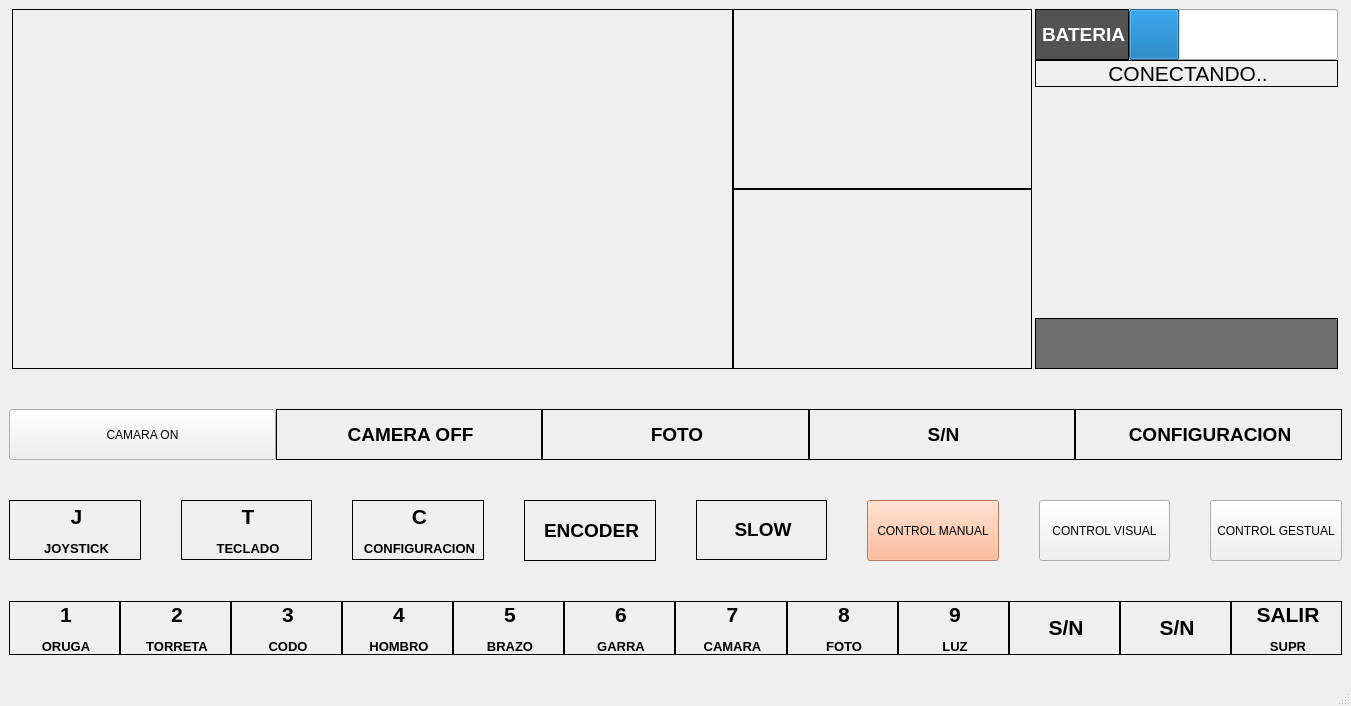
<?xml version="1.0" encoding="UTF-8"?>
<ui version="4.0">
 <class>MainWindow</class>
 <widget class="QMainWindow" name="MainWindow">
  <property name="geometry">
   <rect>
    <x>0</x>
    <y>0</y>
    <width>1351</width>
    <height>673</height>
   </rect>
  </property>
  <property name="maximumSize">
   <size>
    <width>16777215</width>
    <height>16777215</height>
   </size>
  </property>
  <property name="windowTitle">
   <string>MainWindow</string>
  </property>
  <widget class="QWidget" name="centralwidget">
   <layout class="QVBoxLayout" name="verticalLayout_6">
    <item>
     <layout class="QVBoxLayout" name="verticalLayout_5">
      <property name="spacing">
       <number>40</number>
      </property>
      <item>
       <layout class="QVBoxLayout" name="verticalLayout_3">
        <item>
         <layout class="QHBoxLayout" name="horizontalLayout_6">
          <property name="spacing">
           <number>0</number>
          </property>
          <item>
           <layout class="QHBoxLayout" name="horizontalLayout_5">
            <property name="spacing">
             <number>0</number>
            </property>
            <item>
             <widget class="QLabel" name="imgLabel">
              <property name="minimumSize">
               <size>
                <width>721</width>
                <height>0</height>
               </size>
              </property>
              <property name="maximumSize">
               <size>
                <width>721</width>
                <height>401</height>
               </size>
              </property>
              <property name="frameShape">
               <enum>QFrame::Box</enum>
              </property>
              <property name="text">
               <string/>
              </property>
             </widget>
            </item>
            <item>
             <layout class="QVBoxLayout" name="verticalLayout_2">
              <property name="spacing">
               <number>0</number>
              </property>
              <item>
               <widget class="QLabel" name="label_cam2">
                <property name="maximumSize">
                 <size>
                  <width>299</width>
                  <height>201</height>
                 </size>
                </property>
                <property name="frameShape">
                 <enum>QFrame::Box</enum>
                </property>
                <property name="text">
                 <string/>
                </property>
               </widget>
              </item>
              <item>
               <widget class="QLabel" name="label_cam3">
                <property name="minimumSize">
                 <size>
                  <width>299</width>
                  <height>0</height>
                 </size>
                </property>
                <property name="maximumSize">
                 <size>
                  <width>299</width>
                  <height>200</height>
                 </size>
                </property>
                <property name="frameShape">
                 <enum>QFrame::Box</enum>
                </property>
                <property name="text">
                 <string/>
                </property>
               </widget>
              </item>
             </layout>
            </item>
           </layout>
          </item>
          <item>
           <layout class="QVBoxLayout" name="verticalLayout">
            <property name="spacing">
             <number>0</number>
            </property>
            <item>
             <layout class="QHBoxLayout" name="horizontalLayout_4">
              <item>
               <widget class="QLabel" name="bat_label">
                <property name="maximumSize">
                 <size>
                  <width>94</width>
                  <height>16777215</height>
                 </size>
                </property>
                <property name="styleSheet">
                 <string notr="true">background-color: rgb(83, 83, 83);</string>
                </property>
                <property name="frameShape">
                 <enum>QFrame::Box</enum>
                </property>
                <property name="text">
                 <string>&lt;html&gt;&lt;head/&gt;&lt;body&gt;&lt;p align=&quot;center&quot;&gt;&lt;span style=&quot; font-size:14pt; font-weight:600; color:#ffffff;&quot;&gt;BATERIA&lt;/span&gt;&lt;/p&gt;&lt;/body&gt;&lt;/html&gt;</string>
                </property>
               </widget>
              </item>
              <item>
               <widget class="QProgressBar" name="progressBar">
                <property name="minimumSize">
                 <size>
                  <width>0</width>
                  <height>51</height>
                 </size>
                </property>
                <property name="maximumSize">
                 <size>
                  <width>209</width>
                  <height>16777215</height>
                 </size>
                </property>
                <property name="inputMethodHints">
                 <set>Qt::ImhNone</set>
                </property>
                <property name="value">
                 <number>24</number>
                </property>
                <property name="textVisible">
                 <bool>false</bool>
                </property>
                <property name="orientation">
                 <enum>Qt::Horizontal</enum>
                </property>
                <property name="invertedAppearance">
                 <bool>false</bool>
                </property>
                <property name="textDirection">
                 <enum>QProgressBar::BottomToTop</enum>
                </property>
                <property name="format">
                 <string/>
                </property>
               </widget>
              </item>
             </layout>
            </item>
            <item>
             <widget class="QLabel" name="conect_label">
              <property name="maximumSize">
               <size>
                <width>311</width>
                <height>61</height>
               </size>
              </property>
              <property name="frameShape">
               <enum>QFrame::Box</enum>
              </property>
              <property name="text">
               <string>&lt;html&gt;&lt;head/&gt;&lt;body&gt;&lt;p align=&quot;center&quot;&gt;&lt;span style=&quot; font-size:16pt;&quot;&gt;CONECTANDO..&lt;/span&gt;&lt;/p&gt;&lt;/body&gt;&lt;/html&gt;</string>
              </property>
             </widget>
            </item>
            <item>
             <widget class="MplWidget" name="MplWidget" native="true">
              <property name="minimumSize">
               <size>
                <width>0</width>
                <height>231</height>
               </size>
              </property>
              <property name="maximumSize">
               <size>
                <width>311</width>
                <height>231</height>
               </size>
              </property>
              <property name="acceptDrops">
               <bool>false</bool>
              </property>
              <property name="styleSheet">
               <string notr="true"/>
              </property>
             </widget>
            </item>
            <item>
             <widget class="QLabel" name="TEXT">
              <property name="minimumSize">
               <size>
                <width>0</width>
                <height>51</height>
               </size>
              </property>
              <property name="maximumSize">
               <size>
                <width>311</width>
                <height>51</height>
               </size>
              </property>
              <property name="styleSheet">
               <string notr="true">background-color: rgb(111, 111, 111);</string>
              </property>
              <property name="frameShape">
               <enum>QFrame::Box</enum>
              </property>
              <property name="text">
               <string/>
              </property>
             </widget>
            </item>
           </layout>
          </item>
         </layout>
        </item>
        <item>
         <layout class="QHBoxLayout" name="horizontalLayout_3">
          <property name="spacing">
           <number>0</number>
          </property>
          <item>
           <widget class="QPushButton" name="SHOW">
            <property name="minimumSize">
             <size>
              <width>0</width>
              <height>51</height>
             </size>
            </property>
            <property name="maximumSize">
             <size>
              <width>16777215</width>
              <height>54</height>
             </size>
            </property>
            <property name="styleSheet">
             <string notr="true">font: 75 16pt &quot;MS Shell Dlg 2&quot;;</string>
            </property>
            <property name="text">
             <string>CAMARA ON</string>
            </property>
           </widget>
          </item>
          <item>
           <widget class="QLabel" name="zoom_label">
            <property name="maximumSize">
             <size>
              <width>16777215</width>
              <height>54</height>
             </size>
            </property>
            <property name="frameShape">
             <enum>QFrame::Box</enum>
            </property>
            <property name="text">
             <string>&lt;html&gt;&lt;head/&gt;&lt;body&gt;&lt;p align=&quot;center&quot;&gt;&lt;span style=&quot; font-size:14pt; font-weight:600;&quot;&gt;CAMERA OFF&lt;/span&gt;&lt;/p&gt;&lt;/body&gt;&lt;/html&gt;</string>
            </property>
           </widget>
          </item>
          <item>
           <widget class="QLabel" name="captura_label">
            <property name="maximumSize">
             <size>
              <width>16777215</width>
              <height>54</height>
             </size>
            </property>
            <property name="frameShape">
             <enum>QFrame::Box</enum>
            </property>
            <property name="text">
             <string>&lt;html&gt;&lt;head/&gt;&lt;body&gt;&lt;p align=&quot;center&quot;&gt;&lt;span style=&quot; font-size:14pt; font-weight:600;&quot;&gt;FOTO&lt;/span&gt;&lt;/p&gt;&lt;/body&gt;&lt;/html&gt;</string>
            </property>
           </widget>
          </item>
          <item>
           <widget class="QLabel" name="zoo_label">
            <property name="maximumSize">
             <size>
              <width>16777215</width>
              <height>54</height>
             </size>
            </property>
            <property name="frameShape">
             <enum>QFrame::Box</enum>
            </property>
            <property name="text">
             <string>&lt;html&gt;&lt;head/&gt;&lt;body&gt;&lt;p align=&quot;center&quot;&gt;&lt;span style=&quot; font-size:14pt; font-weight:600;&quot;&gt;S/N&lt;/span&gt;&lt;/p&gt;&lt;/body&gt;&lt;/html&gt;</string>
            </property>
           </widget>
          </item>
          <item>
           <widget class="QLabel" name="configuracion_label">
            <property name="minimumSize">
             <size>
              <width>178</width>
              <height>51</height>
             </size>
            </property>
            <property name="maximumSize">
             <size>
              <width>16777215</width>
              <height>51</height>
             </size>
            </property>
            <property name="frameShape">
             <enum>QFrame::Box</enum>
            </property>
            <property name="text">
             <string>&lt;html&gt;&lt;head/&gt;&lt;body&gt;&lt;p align=&quot;center&quot;&gt;&lt;span style=&quot; font-size:14pt; font-weight:600;&quot;&gt;CONFIGURACION&lt;/span&gt;&lt;/p&gt;&lt;/body&gt;&lt;/html&gt;</string>
            </property>
           </widget>
          </item>
         </layout>
        </item>
       </layout>
      </item>
      <item>
       <layout class="QVBoxLayout" name="verticalLayout_4">
        <property name="spacing">
         <number>40</number>
        </property>
        <item>
         <layout class="QHBoxLayout" name="horizontalLayout_2">
          <item>
           <widget class="QLabel" name="joy_label">
            <property name="minimumSize">
             <size>
              <width>0</width>
              <height>60</height>
             </size>
            </property>
            <property name="maximumSize">
             <size>
              <width>16777215</width>
              <height>60</height>
             </size>
            </property>
            <property name="toolTip">
             <string>&lt;html&gt;&lt;head/&gt;&lt;body&gt;&lt;p align=&quot;center&quot;&gt;&lt;span style=&quot; font-size:16pt;&quot;&gt;1&lt;/span&gt;&lt;/p&gt;&lt;/body&gt;&lt;/html&gt;</string>
            </property>
            <property name="styleSheet">
             <string notr="true"/>
            </property>
            <property name="frameShape">
             <enum>QFrame::Box</enum>
            </property>
            <property name="text">
             <string>&lt;html&gt;&lt;head/&gt;&lt;body&gt;&lt;p align=&quot;center&quot;&gt;&lt;span style=&quot; font-size:16pt; font-weight:600;&quot;&gt;J&lt;/span&gt;&lt;/p&gt;&lt;p align=&quot;center&quot;&gt;&lt;span style=&quot; font-size:10pt; font-weight:600;&quot;&gt;JOYSTICK&lt;/span&gt;&lt;/p&gt;&lt;/body&gt;&lt;/html&gt;</string>
            </property>
           </widget>
          </item>
          <item>
           <widget class="QLabel" name="teclado_label">
            <property name="minimumSize">
             <size>
              <width>0</width>
              <height>60</height>
             </size>
            </property>
            <property name="maximumSize">
             <size>
              <width>16777215</width>
              <height>60</height>
             </size>
            </property>
            <property name="toolTip">
             <string>&lt;html&gt;&lt;head/&gt;&lt;body&gt;&lt;p align=&quot;center&quot;&gt;&lt;span style=&quot; font-size:16pt;&quot;&gt;1&lt;/span&gt;&lt;/p&gt;&lt;/body&gt;&lt;/html&gt;</string>
            </property>
            <property name="styleSheet">
             <string notr="true"/>
            </property>
            <property name="frameShape">
             <enum>QFrame::Box</enum>
            </property>
            <property name="text">
             <string>&lt;html&gt;&lt;head/&gt;&lt;body&gt;&lt;p align=&quot;center&quot;&gt;&lt;span style=&quot; font-size:16pt; font-weight:600;&quot;&gt;T&lt;/span&gt;&lt;/p&gt;&lt;p align=&quot;center&quot;&gt;&lt;span style=&quot; font-size:10pt; font-weight:600;&quot;&gt;TECLADO&lt;/span&gt;&lt;/p&gt;&lt;/body&gt;&lt;/html&gt;</string>
            </property>
           </widget>
          </item>
          <item>
           <widget class="QLabel" name="config_label">
            <property name="minimumSize">
             <size>
              <width>0</width>
              <height>51</height>
             </size>
            </property>
            <property name="maximumSize">
             <size>
              <width>16777215</width>
              <height>60</height>
             </size>
            </property>
            <property name="toolTip">
             <string>&lt;html&gt;&lt;head/&gt;&lt;body&gt;&lt;p align=&quot;center&quot;&gt;&lt;span style=&quot; font-size:16pt;&quot;&gt;1&lt;/span&gt;&lt;/p&gt;&lt;/body&gt;&lt;/html&gt;</string>
            </property>
            <property name="styleSheet">
             <string notr="true"/>
            </property>
            <property name="frameShape">
             <enum>QFrame::Box</enum>
            </property>
            <property name="text">
             <string>&lt;html&gt;&lt;head/&gt;&lt;body&gt;&lt;p align=&quot;center&quot;&gt;&lt;span style=&quot; font-size:16pt; font-weight:600;&quot;&gt;C&lt;/span&gt;&lt;/p&gt;&lt;p align=&quot;center&quot;&gt;&lt;span style=&quot; font-size:10pt; font-weight:600;&quot;&gt;CONFIGURACION&lt;/span&gt;&lt;/p&gt;&lt;/body&gt;&lt;/html&gt;</string>
            </property>
           </widget>
          </item>
          <item>
           <widget class="QLabel" name="angulo_label">
            <property name="maximumSize">
             <size>
              <width>16777215</width>
              <height>61</height>
             </size>
            </property>
            <property name="frameShape">
             <enum>QFrame::Box</enum>
            </property>
            <property name="text">
             <string>&lt;html&gt;&lt;head/&gt;&lt;body&gt;&lt;p align=&quot;center&quot;&gt;&lt;span style=&quot; font-size:14pt; font-weight:600;&quot;&gt;ENCODER&lt;/span&gt;&lt;/p&gt;&lt;/body&gt;&lt;/html&gt;</string>
            </property>
           </widget>
          </item>
          <item>
           <widget class="QLabel" name="vel_label">
            <property name="minimumSize">
             <size>
              <width>0</width>
              <height>60</height>
             </size>
            </property>
            <property name="maximumSize">
             <size>
              <width>16777215</width>
              <height>60</height>
             </size>
            </property>
            <property name="toolTip">
             <string>&lt;html&gt;&lt;head/&gt;&lt;body&gt;&lt;p align=&quot;center&quot;&gt;&lt;span style=&quot; font-size:16pt;&quot;&gt;1&lt;/span&gt;&lt;/p&gt;&lt;/body&gt;&lt;/html&gt;</string>
            </property>
            <property name="styleSheet">
             <string notr="true"/>
            </property>
            <property name="frameShape">
             <enum>QFrame::Box</enum>
            </property>
            <property name="text">
             <string>&lt;html&gt;&lt;head/&gt;&lt;body&gt;&lt;p align=&quot;center&quot;&gt;&lt;span style=&quot; font-size:14pt; font-weight:600;&quot;&gt;SLOW&lt;/span&gt;&lt;/p&gt;&lt;/body&gt;&lt;/html&gt;</string>
            </property>
           </widget>
          </item>
          <item>
           <widget class="QPushButton" name="manual_but">
            <property name="minimumSize">
             <size>
              <width>0</width>
              <height>61</height>
             </size>
            </property>
            <property name="toolTip">
             <string>&lt;html&gt;&lt;head/&gt;&lt;body&gt;&lt;p&gt;&lt;br/&gt;&lt;/p&gt;&lt;/body&gt;&lt;/html&gt;</string>
            </property>
            <property name="styleSheet">
             <string notr="true">font: 75 16pt &quot;MS Shell Dlg 2&quot;;
background-color: rgb(255, 170, 127);</string>
            </property>
            <property name="text">
             <string>CONTROL MANUAL</string>
            </property>
           </widget>
          </item>
          <item>
           <widget class="QPushButton" name="visual_but">
            <property name="minimumSize">
             <size>
              <width>0</width>
              <height>61</height>
             </size>
            </property>
            <property name="toolTip">
             <string>&lt;html&gt;&lt;head/&gt;&lt;body&gt;&lt;p&gt;&lt;br/&gt;&lt;/p&gt;&lt;/body&gt;&lt;/html&gt;</string>
            </property>
            <property name="styleSheet">
             <string notr="true">font: 75 16pt &quot;MS Shell Dlg 2&quot;;</string>
            </property>
            <property name="text">
             <string>CONTROL VISUAL</string>
            </property>
           </widget>
          </item>
          <item>
           <widget class="QPushButton" name="gestual_but">
            <property name="minimumSize">
             <size>
              <width>0</width>
              <height>61</height>
             </size>
            </property>
            <property name="toolTip">
             <string>&lt;html&gt;&lt;head/&gt;&lt;body&gt;&lt;p&gt;&lt;br/&gt;&lt;/p&gt;&lt;/body&gt;&lt;/html&gt;</string>
            </property>
            <property name="styleSheet">
             <string notr="true">font: 75 16pt &quot;MS Shell Dlg 2&quot;;</string>
            </property>
            <property name="text">
             <string>CONTROL GESTUAL</string>
            </property>
           </widget>
          </item>
         </layout>
        </item>
        <item>
         <layout class="QHBoxLayout" name="horizontalLayout">
          <property name="spacing">
           <number>0</number>
          </property>
          <item>
           <widget class="QLabel" name="oruga_label">
            <property name="minimumSize">
             <size>
              <width>0</width>
              <height>51</height>
             </size>
            </property>
            <property name="maximumSize">
             <size>
              <width>16777215</width>
              <height>60</height>
             </size>
            </property>
            <property name="toolTip">
             <string>&lt;html&gt;&lt;head/&gt;&lt;body&gt;&lt;p align=&quot;center&quot;&gt;&lt;span style=&quot; font-size:16pt;&quot;&gt;1&lt;/span&gt;&lt;/p&gt;&lt;/body&gt;&lt;/html&gt;</string>
            </property>
            <property name="styleSheet">
             <string notr="true"/>
            </property>
            <property name="frameShape">
             <enum>QFrame::Box</enum>
            </property>
            <property name="text">
             <string>&lt;html&gt;&lt;head/&gt;&lt;body&gt;&lt;p align=&quot;center&quot;&gt;&lt;span style=&quot; font-size:16pt; font-weight:600;&quot;&gt;1&lt;/span&gt;&lt;/p&gt;&lt;p align=&quot;center&quot;&gt;&lt;span style=&quot; font-size:10pt; font-weight:600;&quot;&gt;ORUGA&lt;/span&gt;&lt;/p&gt;&lt;/body&gt;&lt;/html&gt;</string>
            </property>
           </widget>
          </item>
          <item>
           <widget class="QLabel" name="torre_label">
            <property name="minimumSize">
             <size>
              <width>0</width>
              <height>51</height>
             </size>
            </property>
            <property name="maximumSize">
             <size>
              <width>16777215</width>
              <height>60</height>
             </size>
            </property>
            <property name="toolTip">
             <string>&lt;html&gt;&lt;head/&gt;&lt;body&gt;&lt;p align=&quot;center&quot;&gt;&lt;span style=&quot; font-size:16pt;&quot;&gt;1&lt;/span&gt;&lt;/p&gt;&lt;/body&gt;&lt;/html&gt;</string>
            </property>
            <property name="styleSheet">
             <string notr="true"/>
            </property>
            <property name="frameShape">
             <enum>QFrame::Box</enum>
            </property>
            <property name="text">
             <string>&lt;html&gt;&lt;head/&gt;&lt;body&gt;&lt;p align=&quot;center&quot;&gt;&lt;span style=&quot; font-size:16pt; font-weight:600;&quot;&gt;2&lt;/span&gt;&lt;/p&gt;&lt;p align=&quot;center&quot;&gt;&lt;span style=&quot; font-size:10pt; font-weight:600;&quot;&gt;TORRETA&lt;/span&gt;&lt;/p&gt;&lt;/body&gt;&lt;/html&gt;</string>
            </property>
           </widget>
          </item>
          <item>
           <widget class="QLabel" name="codo_label">
            <property name="maximumSize">
             <size>
              <width>16777215</width>
              <height>60</height>
             </size>
            </property>
            <property name="styleSheet">
             <string notr="true"/>
            </property>
            <property name="frameShape">
             <enum>QFrame::Box</enum>
            </property>
            <property name="text">
             <string>&lt;html&gt;&lt;head/&gt;&lt;body&gt;&lt;p align=&quot;center&quot;&gt;&lt;span style=&quot; font-size:16pt; font-weight:600;&quot;&gt;3&lt;/span&gt;&lt;/p&gt;&lt;p align=&quot;center&quot;&gt;&lt;span style=&quot; font-size:10pt; font-weight:600;&quot;&gt;CODO&lt;/span&gt;&lt;/p&gt;&lt;/body&gt;&lt;/html&gt;</string>
            </property>
           </widget>
          </item>
          <item>
           <widget class="QLabel" name="hombro_label">
            <property name="maximumSize">
             <size>
              <width>16777215</width>
              <height>16777212</height>
             </size>
            </property>
            <property name="styleSheet">
             <string notr="true"/>
            </property>
            <property name="frameShape">
             <enum>QFrame::Box</enum>
            </property>
            <property name="text">
             <string>&lt;html&gt;&lt;head/&gt;&lt;body&gt;&lt;p align=&quot;center&quot;&gt;&lt;span style=&quot; font-size:16pt; font-weight:600;&quot;&gt;4&lt;/span&gt;&lt;/p&gt;&lt;p align=&quot;center&quot;&gt;&lt;span style=&quot; font-size:10pt; font-weight:600;&quot;&gt;HOMBRO&lt;/span&gt;&lt;/p&gt;&lt;/body&gt;&lt;/html&gt;</string>
            </property>
           </widget>
          </item>
          <item>
           <widget class="QLabel" name="brazo_label">
            <property name="maximumSize">
             <size>
              <width>16777215</width>
              <height>16777212</height>
             </size>
            </property>
            <property name="styleSheet">
             <string notr="true"/>
            </property>
            <property name="frameShape">
             <enum>QFrame::Box</enum>
            </property>
            <property name="text">
             <string>&lt;html&gt;&lt;head/&gt;&lt;body&gt;&lt;p align=&quot;center&quot;&gt;&lt;span style=&quot; font-size:16pt; font-weight:600;&quot;&gt;5&lt;/span&gt;&lt;/p&gt;&lt;p align=&quot;center&quot;&gt;&lt;span style=&quot; font-size:10pt; font-weight:600;&quot;&gt;BRAZO&lt;/span&gt;&lt;/p&gt;&lt;/body&gt;&lt;/html&gt;</string>
            </property>
           </widget>
          </item>
          <item>
           <widget class="QLabel" name="garra_label">
            <property name="maximumSize">
             <size>
              <width>16777215</width>
              <height>16777212</height>
             </size>
            </property>
            <property name="styleSheet">
             <string notr="true"/>
            </property>
            <property name="frameShape">
             <enum>QFrame::Box</enum>
            </property>
            <property name="text">
             <string>&lt;html&gt;&lt;head/&gt;&lt;body&gt;&lt;p align=&quot;center&quot;&gt;&lt;span style=&quot; font-size:16pt; font-weight:600;&quot;&gt;6&lt;/span&gt;&lt;/p&gt;&lt;p align=&quot;center&quot;&gt;&lt;span style=&quot; font-size:10pt; font-weight:600;&quot;&gt;GARRA&lt;/span&gt;&lt;/p&gt;&lt;/body&gt;&lt;/html&gt;</string>
            </property>
           </widget>
          </item>
          <item>
           <widget class="QLabel" name="cam_label">
            <property name="maximumSize">
             <size>
              <width>16777215</width>
              <height>16777212</height>
             </size>
            </property>
            <property name="styleSheet">
             <string notr="true"/>
            </property>
            <property name="frameShape">
             <enum>QFrame::Box</enum>
            </property>
            <property name="text">
             <string>&lt;html&gt;&lt;head/&gt;&lt;body&gt;&lt;p align=&quot;center&quot;&gt;&lt;span style=&quot; font-size:16pt; font-weight:600;&quot;&gt;7&lt;/span&gt;&lt;/p&gt;&lt;p align=&quot;center&quot;&gt;&lt;span style=&quot; font-size:10pt; font-weight:600;&quot;&gt;CAMARA&lt;/span&gt;&lt;/p&gt;&lt;/body&gt;&lt;/html&gt;</string>
            </property>
           </widget>
          </item>
          <item>
           <widget class="QLabel" name="foto_label">
            <property name="maximumSize">
             <size>
              <width>16777215</width>
              <height>16777212</height>
             </size>
            </property>
            <property name="styleSheet">
             <string notr="true"/>
            </property>
            <property name="frameShape">
             <enum>QFrame::Box</enum>
            </property>
            <property name="text">
             <string>&lt;html&gt;&lt;head/&gt;&lt;body&gt;&lt;p align=&quot;center&quot;&gt;&lt;span style=&quot; font-size:16pt; font-weight:600;&quot;&gt;8&lt;/span&gt;&lt;/p&gt;&lt;p align=&quot;center&quot;&gt;&lt;span style=&quot; font-size:10pt; font-weight:600;&quot;&gt;FOTO&lt;/span&gt;&lt;/p&gt;&lt;/body&gt;&lt;/html&gt;</string>
            </property>
           </widget>
          </item>
          <item>
           <widget class="QLabel" name="luz_label">
            <property name="maximumSize">
             <size>
              <width>16777215</width>
              <height>16777212</height>
             </size>
            </property>
            <property name="styleSheet">
             <string notr="true"/>
            </property>
            <property name="frameShape">
             <enum>QFrame::Box</enum>
            </property>
            <property name="text">
             <string>&lt;html&gt;&lt;head/&gt;&lt;body&gt;&lt;p align=&quot;center&quot;&gt;&lt;span style=&quot; font-size:16pt; font-weight:600;&quot;&gt;9&lt;/span&gt;&lt;/p&gt;&lt;p align=&quot;center&quot;&gt;&lt;span style=&quot; font-size:10pt; font-weight:600;&quot;&gt;LUZ&lt;/span&gt;&lt;/p&gt;&lt;/body&gt;&lt;/html&gt;</string>
            </property>
           </widget>
          </item>
          <item>
           <widget class="QLabel" name="label_12">
            <property name="maximumSize">
             <size>
              <width>16777215</width>
              <height>16777212</height>
             </size>
            </property>
            <property name="styleSheet">
             <string notr="true"/>
            </property>
            <property name="frameShape">
             <enum>QFrame::Box</enum>
            </property>
            <property name="text">
             <string>&lt;html&gt;&lt;head/&gt;&lt;body&gt;&lt;p align=&quot;center&quot;&gt;&lt;span style=&quot; font-size:16pt; font-weight:600;&quot;&gt;S/N&lt;/span&gt;&lt;/p&gt;&lt;/body&gt;&lt;/html&gt;</string>
            </property>
           </widget>
          </item>
          <item>
           <widget class="QLabel" name="label_19">
            <property name="maximumSize">
             <size>
              <width>16777215</width>
              <height>16777212</height>
             </size>
            </property>
            <property name="styleSheet">
             <string notr="true"/>
            </property>
            <property name="frameShape">
             <enum>QFrame::Box</enum>
            </property>
            <property name="text">
             <string>&lt;html&gt;&lt;head/&gt;&lt;body&gt;&lt;p align=&quot;center&quot;&gt;&lt;span style=&quot; font-size:16pt; font-weight:600;&quot;&gt;S/N&lt;/span&gt;&lt;/p&gt;&lt;/body&gt;&lt;/html&gt;</string>
            </property>
           </widget>
          </item>
          <item>
           <widget class="QLabel" name="salir_label">
            <property name="maximumSize">
             <size>
              <width>16777215</width>
              <height>55</height>
             </size>
            </property>
            <property name="styleSheet">
             <string notr="true"/>
            </property>
            <property name="frameShape">
             <enum>QFrame::Box</enum>
            </property>
            <property name="text">
             <string>&lt;html&gt;&lt;head/&gt;&lt;body&gt;&lt;p align=&quot;center&quot;&gt;&lt;span style=&quot; font-size:16pt; font-weight:600;&quot;&gt;SALIR&lt;/span&gt;&lt;/p&gt;&lt;p align=&quot;center&quot;&gt;&lt;span style=&quot; font-size:10pt; font-weight:600;&quot;&gt;SUPR&lt;/span&gt;&lt;/p&gt;&lt;/body&gt;&lt;/html&gt;</string>
            </property>
           </widget>
          </item>
         </layout>
        </item>
       </layout>
      </item>
     </layout>
    </item>
    <item>
     <widget class="QLabel" name="label">
      <property name="maximumSize">
       <size>
        <width>247</width>
        <height>16777215</height>
       </size>
      </property>
      <property name="text">
       <string/>
      </property>
     </widget>
    </item>
   </layout>
  </widget>
  <widget class="QMenuBar" name="menubar">
   <property name="geometry">
    <rect>
     <x>0</x>
     <y>0</y>
     <width>1351</width>
     <height>21</height>
    </rect>
   </property>
  </widget>
  <widget class="QStatusBar" name="statusbar"/>
 </widget>
 <customwidgets>
  <customwidget>
   <class>MplWidget</class>
   <extends>QWidget</extends>
   <header>mplwidget.h</header>
   <container>1</container>
  </customwidget>
 </customwidgets>
 <resources/>
 <connections/>
</ui>
